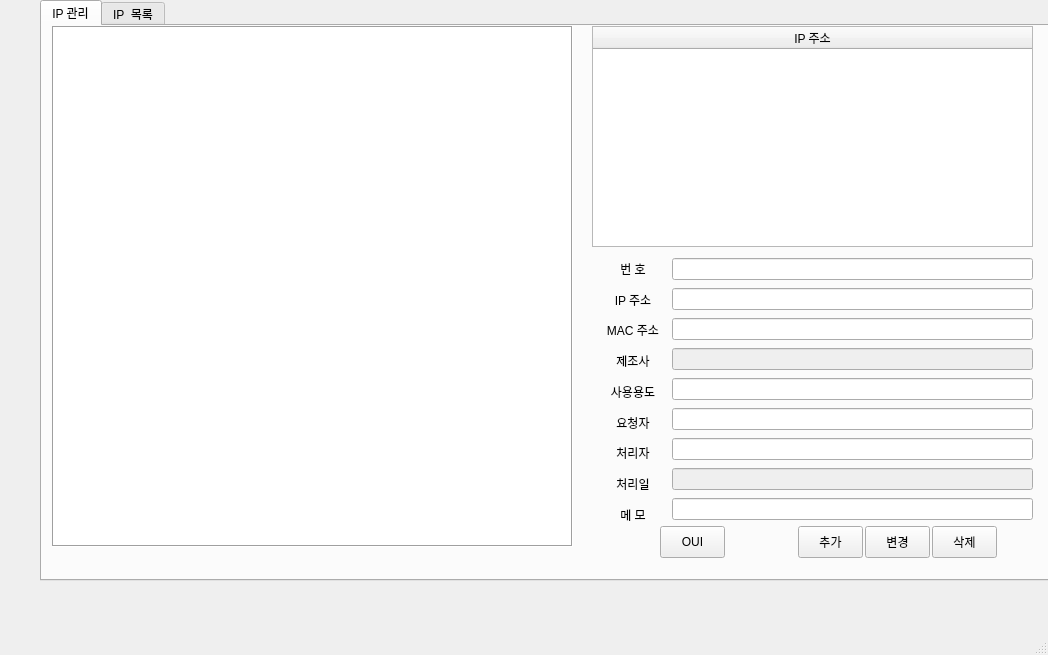
<?xml version="1.0" encoding="UTF-8"?>
<ui version="4.0">
 <class>MainWindow</class>
 <widget class="QMainWindow" name="MainWindow">
  <property name="geometry">
   <rect>
    <x>0</x>
    <y>0</y>
    <width>1048</width>
    <height>655</height>
   </rect>
  </property>
  <property name="windowTitle">
   <string>MainWindow</string>
  </property>
  <widget class="QWidget" name="centralwidget">
   <widget class="QTabWidget" name="tabWidget">
    <property name="geometry">
     <rect>
      <x>40</x>
      <y>0</y>
      <width>1021</width>
      <height>581</height>
     </rect>
    </property>
    <property name="currentIndex">
     <number>0</number>
    </property>
    <widget class="QWidget" name="tab_3">
     <attribute name="title">
      <string>IP 관리</string>
     </attribute>
     <widget class="QTableWidget" name="tableWidget_2">
      <property name="geometry">
       <rect>
        <x>10</x>
        <y>0</y>
        <width>521</width>
        <height>521</height>
       </rect>
      </property>
      <property name="font">
       <font>
        <pointsize>10</pointsize>
       </font>
      </property>
      <property name="frameShape">
       <enum>QFrame::Box</enum>
      </property>
      <property name="frameShadow">
       <enum>QFrame::Sunken</enum>
      </property>
      <property name="lineWidth">
       <number>1</number>
      </property>
      <property name="midLineWidth">
       <number>0</number>
      </property>
      <property name="autoScrollMargin">
       <number>10</number>
      </property>
      <property name="showGrid">
       <bool>true</bool>
      </property>
      <property name="gridStyle">
       <enum>Qt::SolidLine</enum>
      </property>
      <property name="sortingEnabled">
       <bool>false</bool>
      </property>
      <attribute name="horizontalHeaderVisible">
       <bool>false</bool>
      </attribute>
      <attribute name="horizontalHeaderCascadingSectionResizes">
       <bool>false</bool>
      </attribute>
      <attribute name="horizontalHeaderDefaultSectionSize">
       <number>34</number>
      </attribute>
      <attribute name="horizontalHeaderHighlightSections">
       <bool>true</bool>
      </attribute>
      <attribute name="horizontalHeaderMinimumSectionSize">
       <number>15</number>
      </attribute>
      <attribute name="verticalHeaderVisible">
       <bool>false</bool>
      </attribute>
      <column>
       <property name="text">
        <string>1</string>
       </property>
      </column>
      <column>
       <property name="text">
        <string>2</string>
       </property>
      </column>
      <column>
       <property name="text">
        <string>3</string>
       </property>
      </column>
      <column>
       <property name="text">
        <string>4</string>
       </property>
      </column>
      <column>
       <property name="text">
        <string>5</string>
       </property>
      </column>
      <column>
       <property name="text">
        <string>6</string>
       </property>
      </column>
      <column>
       <property name="text">
        <string>7</string>
       </property>
      </column>
      <column>
       <property name="text">
        <string>8</string>
       </property>
      </column>
      <column>
       <property name="text">
        <string>9</string>
       </property>
      </column>
      <column>
       <property name="text">
        <string>10</string>
       </property>
      </column>
      <column>
       <property name="text">
        <string>11</string>
       </property>
      </column>
      <column>
       <property name="text">
        <string>12</string>
       </property>
      </column>
      <column>
       <property name="text">
        <string>13</string>
       </property>
      </column>
      <column>
       <property name="text">
        <string>14</string>
       </property>
      </column>
      <column>
       <property name="text">
        <string>15</string>
       </property>
      </column>
     </widget>
     <widget class="QWidget" name="layoutWidget_2">
      <property name="geometry">
       <rect>
        <x>630</x>
        <y>230</y>
        <width>361</width>
        <height>271</height>
       </rect>
      </property>
      <layout class="QVBoxLayout" name="verticalLayout_6">
       <item>
        <widget class="QLineEdit" name="le_Num"/>
       </item>
       <item>
        <widget class="QLineEdit" name="le_IP"/>
       </item>
       <item>
        <widget class="QLineEdit" name="le_Mac"/>
       </item>
       <item>
        <widget class="QLineEdit" name="le_Oui">
         <property name="enabled">
          <bool>false</bool>
         </property>
        </widget>
       </item>
       <item>
        <widget class="QLineEdit" name="le_Cmt"/>
       </item>
       <item>
        <widget class="QLineEdit" name="le_User_Req"/>
       </item>
       <item>
        <widget class="QLineEdit" name="le_User"/>
       </item>
       <item>
        <widget class="QLineEdit" name="le_Created">
         <property name="enabled">
          <bool>false</bool>
         </property>
        </widget>
       </item>
       <item>
        <widget class="QLineEdit" name="le_Memo"/>
       </item>
      </layout>
     </widget>
     <widget class="QWidget" name="layoutWidget">
      <property name="geometry">
       <rect>
        <x>550</x>
        <y>230</y>
        <width>82</width>
        <height>271</height>
       </rect>
      </property>
      <layout class="QVBoxLayout" name="verticalLayout_7">
       <item>
        <widget class="QLabel" name="label_10">
         <property name="text">
          <string>번 호</string>
         </property>
         <property name="alignment">
          <set>Qt::AlignCenter</set>
         </property>
        </widget>
       </item>
       <item>
        <widget class="QLabel" name="label_11">
         <property name="text">
          <string>IP 주소</string>
         </property>
         <property name="alignment">
          <set>Qt::AlignCenter</set>
         </property>
        </widget>
       </item>
       <item>
        <widget class="QLabel" name="label_12">
         <property name="text">
          <string>MAC 주소</string>
         </property>
         <property name="alignment">
          <set>Qt::AlignCenter</set>
         </property>
        </widget>
       </item>
       <item>
        <widget class="QLabel" name="label_13">
         <property name="text">
          <string>제조사</string>
         </property>
         <property name="alignment">
          <set>Qt::AlignCenter</set>
         </property>
        </widget>
       </item>
       <item>
        <widget class="QLabel" name="label_14">
         <property name="text">
          <string>사용용도</string>
         </property>
         <property name="alignment">
          <set>Qt::AlignCenter</set>
         </property>
        </widget>
       </item>
       <item>
        <widget class="QLabel" name="label_15">
         <property name="text">
          <string>요청자</string>
         </property>
         <property name="alignment">
          <set>Qt::AlignCenter</set>
         </property>
        </widget>
       </item>
       <item>
        <widget class="QLabel" name="label_16">
         <property name="text">
          <string>처리자</string>
         </property>
         <property name="alignment">
          <set>Qt::AlignCenter</set>
         </property>
        </widget>
       </item>
       <item>
        <widget class="QLabel" name="label_17">
         <property name="text">
          <string>처리일</string>
         </property>
         <property name="alignment">
          <set>Qt::AlignCenter</set>
         </property>
        </widget>
       </item>
       <item>
        <widget class="QLabel" name="label_18">
         <property name="text">
          <string>메 모</string>
         </property>
         <property name="alignment">
          <set>Qt::AlignCenter</set>
         </property>
        </widget>
       </item>
      </layout>
     </widget>
     <widget class="QTreeWidget" name="QTreeIpAddress">
      <property name="geometry">
       <rect>
        <x>550</x>
        <y>0</y>
        <width>441</width>
        <height>221</height>
       </rect>
      </property>
      <column>
       <property name="text">
        <string>IP 주소</string>
       </property>
       <property name="textAlignment">
        <set>AlignCenter</set>
       </property>
      </column>
     </widget>
     <widget class="QPushButton" name="pbtn_delete">
      <property name="geometry">
       <rect>
        <x>890</x>
        <y>500</y>
        <width>65</width>
        <height>32</height>
       </rect>
      </property>
      <property name="text">
       <string>삭제</string>
      </property>
     </widget>
     <widget class="QPushButton" name="pbtn_oui">
      <property name="geometry">
       <rect>
        <x>618</x>
        <y>500</y>
        <width>65</width>
        <height>32</height>
       </rect>
      </property>
      <property name="text">
       <string>OUI</string>
      </property>
     </widget>
     <widget class="QPushButton" name="pbtn_add">
      <property name="geometry">
       <rect>
        <x>756</x>
        <y>500</y>
        <width>65</width>
        <height>32</height>
       </rect>
      </property>
      <property name="text">
       <string>추가</string>
      </property>
     </widget>
     <widget class="QPushButton" name="pbtn_modify">
      <property name="geometry">
       <rect>
        <x>823</x>
        <y>500</y>
        <width>65</width>
        <height>32</height>
       </rect>
      </property>
      <property name="text">
       <string>변경</string>
      </property>
     </widget>
    </widget>
    <widget class="QWidget" name="tab_4">
     <attribute name="title">
      <string>IP  목록</string>
     </attribute>
     <widget class="QTableWidget" name="tableWidget">
      <property name="geometry">
       <rect>
        <x>10</x>
        <y>10</y>
        <width>981</width>
        <height>521</height>
       </rect>
      </property>
      <column>
       <property name="text">
        <string>번호</string>
       </property>
      </column>
      <column>
       <property name="text">
        <string>IP 주소</string>
       </property>
      </column>
      <column>
       <property name="text">
        <string>Mac 주소 </string>
       </property>
      </column>
      <column>
       <property name="text">
        <string>랜카드 제조사</string>
       </property>
      </column>
      <column>
       <property name="text">
        <string>사용용도</string>
       </property>
      </column>
      <column>
       <property name="text">
        <string>요청자</string>
       </property>
      </column>
      <column>
       <property name="text">
        <string>처리자</string>
       </property>
      </column>
      <column>
       <property name="text">
        <string>처리일</string>
       </property>
      </column>
      <column>
       <property name="text">
        <string>메모</string>
       </property>
      </column>
     </widget>
     <widget class="QPushButton" name="pbtn_search">
      <property name="geometry">
       <rect>
        <x>490</x>
        <y>530</y>
        <width>69</width>
        <height>32</height>
       </rect>
      </property>
      <property name="text">
       <string> 조회</string>
      </property>
     </widget>
    </widget>
   </widget>
  </widget>
  <widget class="QMenuBar" name="menubar">
   <property name="geometry">
    <rect>
     <x>0</x>
     <y>0</y>
     <width>1048</width>
     <height>22</height>
    </rect>
   </property>
  </widget>
  <widget class="QStatusBar" name="statusbar"/>
 </widget>
 <resources/>
 <connections/>
</ui>
